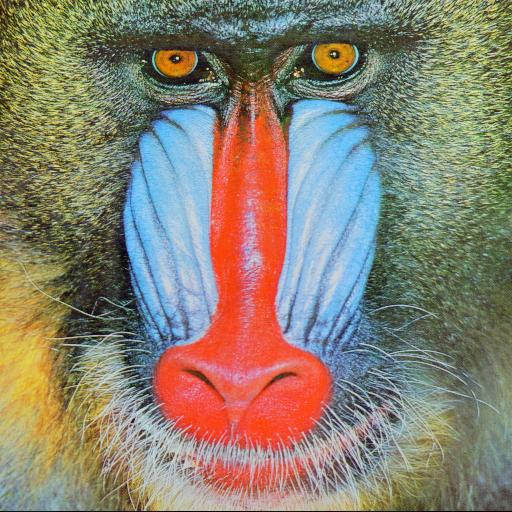
#> input picture lab1/mandril.jpg, 512 x 512 px
$ jupyter execute 01_intro.ipynb
#> lines starting #> are read from the running program, lines starting #| are printed output that depends on the picture
W ramach kursu będziemy wykorzystywać głównie bibliotekę OpenCV (Open Computer Vision Library).
W trakcie niniejszego ćwiczenia zapoznamy się z podstawowymi funkcjonalnościami: wczytaniami, zapisywaniem, konwersją do inne przestrzeni barw.
Zaznajomimy się również z Jupyter Notebook.

Wczytywanie obrazów z wykorzystaniem OpenCV.
1. Zaimportuj bibliotekę OpenCV:
        `import cv2`
1. Zaimportuj bibliotekę pyplot z matplotlib jako plt:
        `from matplotlib import pyplot as plt`
1. Wygodną opcją jest możliwość pobierania danych (obrazów, ale też np. baz danych) z sieci.
   Eliminuje to konieczność pobierania danych np. z Moodle oraz czyni uzupełniony Notebook "samowystarczalnym" - wystarczy go uruchomić.
   * zaimportuj bibliotekę os `import os`
   * zaimportuj bibliotekę request `import requests`
   * stwórz zmienne na adres pobieranego pliku (*url*) i samą jego nazwę (*fileName*)
   * sprawdź, czy taki plik istnieje (unikniemy wielokrotnego pobierania tych samych danych)
        `if not os.path.exists(fileName) :`
   * pobierz plik: `r = requests.get(url + fileName, allow_redirects=True)`
   * zapisz na dysku: `open(fileName, 'wb').write(r.content)`

1. Wykorzystując polecenie *imread* wczytaj obraz *mandril.jpg*
1. Wyświetl obraz wykorzystując bibliotekę *pyplot*
```python
        plt.imshow(I)
        plt.xticks([]), plt.yticks([])
        plt.show()
```
1. Jeśli ktoś nie wie jak powinien wyglądać mandryl, to proszę podglądnąć obraz na GitHub lub w sprawdzić w Interencie.
   Przyczyną problemu jest sposób w jaki funkcja `imread` z OpenCV odczytuje obraz (BGR, zamiast RGB).
   Obrazom kolorowym będzie poświęcone odrębne ćwiczenie, także nie będziemy w tym miejscu rozwijać tego wątku.
1. W celu poprawnego wyświetlenia należy dokonać konwersji koloru z BGR na RGB.
        I = cv2.cvtColor(I, cv2.COLOR_BGR2RGB)
1. Dla porządku warto dodać, że w OpenCV do wyświetlania domyślnie wykorzystuje się funkcję `imshow`.
   Jednakże w przypadku Jupyter Notebook to rozwiązanie ma pewne wady i dlatego nie będziemy jej używać.
   Natomiast jeśli ktoś pracuje w "czystym" Python, to jest to na pewno równoważna funkcjonalność.

[cell 1]
import cv2
import os
from matplotlib import pyplot as plt
import requests

url = "https://raw.githubusercontent.com/vision-agh/poc_sw/master/01_Intro/"
fileName = "mandril.jpg"
if not os.path.exists(fileName):
    r = requests.get(url + fileName, allow_redirects=True)
    open(fileName, "wb").write(r.content)

[cell 2]
I = cv2.imread(fileName)
#> I is the input picture: shape (512, 512, 3); mean B, G, R 113.2, 128.8, 137.4
I = cv2.cvtColor(I, cv2.COLOR_BGR2RGB)

plt.imshow(I)
plt.xticks([]), plt.yticks([])
plt.show()

W praktycznych rozważaniach często analizuje się obrazy w odcieniach szarości (ang. *grayscale*).
Do konwersji służy znana już funkcja `cvtColor` tylko tym razem z parametrem `cv2.COLOR_RGB2GRAY`.
Proszę spróbować wyświetlić obraz.
Może okazać się, że nadal jest kolorowy, choć inaczej.
Dlaczego tak się dzieje zostanie obszerniej wyjaśnione pod koniec ćwiczenia.
Na razie należy dodać polecenie `plt.gray()` przed `plt.show`.

[cell 3]
IG = cv2.cvtColor(I, cv2.COLOR_RGB2GRAY)
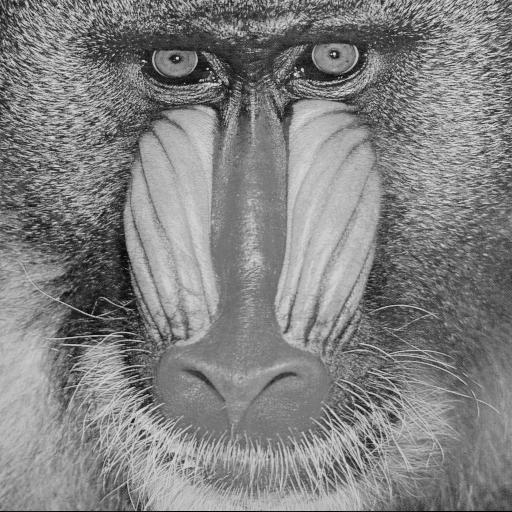
#> IG: shape (512, 512); min 1, max 238, mean 129.6

plt.imshow(IG)
plt.xticks([]), plt.yticks([])
plt.gray()
plt.show()

Czasami konieczne jest zapisanie przetworzonego obrazu.
Służy do tego funkcja `cv2.imwrite`.
Proszę zapisać szarą wersję mandryla w formacie *png*.
Warto sprawdzić, czy obraz zapisał się poprawnie tj. otworzyć go w aplikacji do przeglądania obrazów.

[cell 4]
fileNameGray = r"mandril_gray.jpg"
cv2.imwrite(fileNameGray, IG)
#> Out = True

Obraz w skali szarości możemy traktować jako dwuwymiarową funkcję $L(x,y)$, gdzie $x$, $y$ to współrzędne piksela, a $L(x,y)$ poziom jasności (najczęściej [0;255] - zapis na 8-bitach, typ *unsigned int*).
Wyświetl obraz mandryl jako funkcję dwuwymiarową (uwaga - to chwilę się liczy):

[cell 5]
import numpy as np

# create grid
xx, yy = np.mgrid[0 : IG.shape[0], 0 : IG.shape[1]]

# create the figure
fig = plt.figure()
ax = fig.add_subplot(projection="3d")
ax.plot_surface(
    xx, yy, IG, rstride=1, cstride=1, cmap=plt.get_cmap("gray"), linewidth=0
)
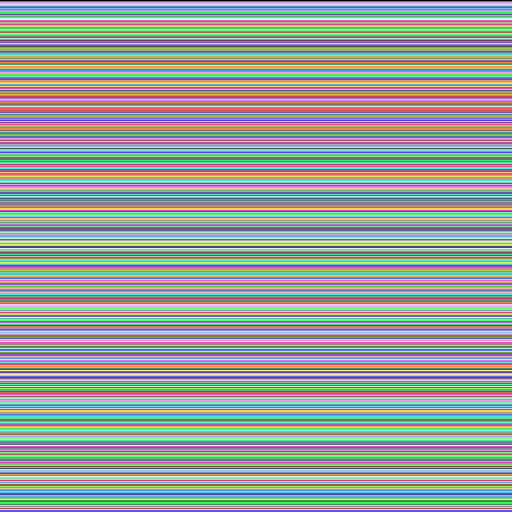
#> xx: shape (512, 512) int64; 512 distinct labels, from 0 to 511; one colour per label, 0 black

# show it
plt.show()
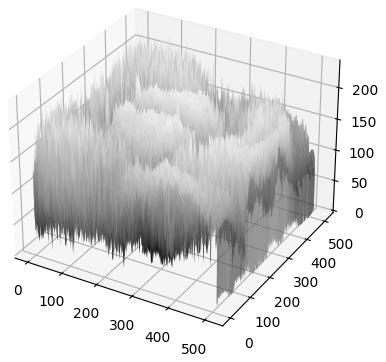
#> figure drawn by matplotlib, 1 panel

Komentarz:
- używamy biblioteki do obliczeń *numpy*,
- tworzymy siatkę punktów o rozmiarach takich jak obraz (*shape*),
- rysujemy wykres 3D

Podczas przetwarzania i analizy obrazów przydatne bywają "przekroje" przez obraz, czyli wartości funkcji $L(x,y)$ w przypadku gdy $x$ lub $y$ jest ustalone.
Wykonaj jeden wybrany przekrój w $x$ i $y$:
- po pierwsze należy pobrać dany wiersz lub kolumnę - np. `S = IG[10,:]` (tu jedenasty wiersz),
- po drugie stworzyć wykres złożony z dwóch subwykresów: `f, (ax1,ax2) = plt.subplots(1,2)`
- dla każdego z nich ustawić tytuł (np. `ax1.set_title('XXX')`) oraz treść `ax1.plot(S)`,
- na koniec całość wyświetlić `plt.show()`.

[cell 6]
S_row = IG[10, :]
#> S_row = 512 values, max 233 at index 458, min 22 at index 37, mean 118.2
S_col = IG[:, 10]
#> S_col = 512 values, max 193 at index 62, min 20 at index 511, mean 137.2
f, (ax1, ax2) = plt.subplots(1, 2)

ax1.set_title("11th row")
ax1.set_ylim(0, 255)
ax1.plot(S_row)
ax2.set_title("11th column")
ax2.set_ylim(0, 255)
ax2.plot(S_col)
plt.show()
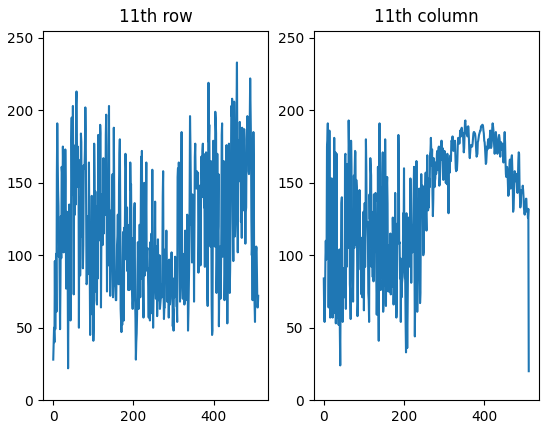
#> figure drawn by matplotlib, 2 panels; panel 1: curve peaks at x = 458, y = 233; panel 2: curve peaks at x = 62, y = 193

Obrazy indeksowane składają się z dwóch macierzy - obrazu oraz tzw. mapy kolorów.
W macierzy obrazu zapisane są wartości poszczególnych pikseli.
Macierz mapy kolorów ma rozmiar $m \times 3$ ($m$ wierszy, w~każdym 3 wartości - składowe R,G,B).
Podczas wyświetlania, na podstawie wartości piksela, odczytywany jest kolor z macierzy mapy kolorów.
W ten sposób możliwe staje się "pokolorowanie" obrazu w skali szarości (stąd wcześniej szary mandryl był kolorowy).
Wykorzystanie pseudokoloru nie wpływa na ilość informacji zawartej na obrazku, pomaga jedynie przedstawić go w bardziej czytelnej (dla człowieka) formie.
Przykładowo można uzyskać poprawę kontrastu, co jest ważne przy analizie np. obrazów medycznych.
Bardziej obszerny opis i spis dostępnym map można znaleźć w [dokumentacji.](https://matplotlib.org/3.1.0/tutorials/colors/colormaps.html)

Wykorzystując dokumentację oraz polecenie `plt.imshow(IG, cmap=plt.get_cmap('XXX'))` proszę wyświetlić obraz madryl w 4 różnych mapach kolorów.

[cell 7]
f, axs = plt.subplots(2, 2)
axs[0, 0].imshow(IG, cmap=plt.get_cmap("Grays"))
axs[0, 0].set_title("Grays")
axs[0, 1].imshow(IG, cmap=plt.get_cmap("Reds"))
axs[0, 1].set_title("Reds")
axs[1, 0].imshow(IG, cmap=plt.get_cmap("Greens"))
axs[1, 0].set_title("Greens")
axs[1, 1].imshow(IG, cmap=plt.get_cmap("Blues"))
axs[1, 1].set_title("Blues")

for ax in axs.flat:
    ax.set_xticks([])
    ax.set_yticks([])
plt.show()
